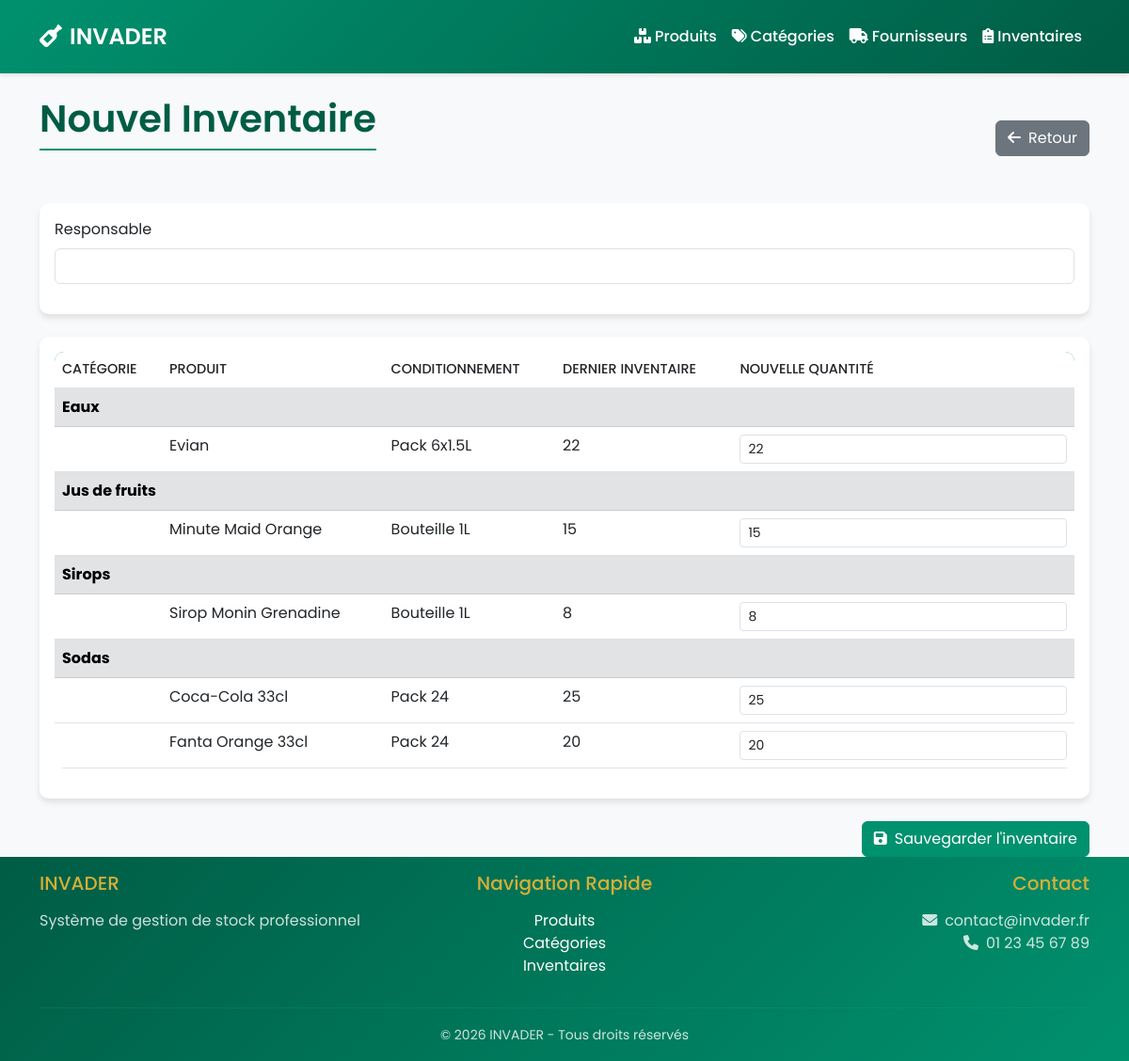
The page /modules/inventaires/creer.php on the database its author committed.
### tables this page shows
CREATE TABLE produits (
    id_produit INT AUTO_INCREMENT PRIMARY KEY,
    ref_produit VARCHAR(50) UNIQUE,
    nom_produit VARCHAR(100) NOT NULL,
    categorie_id INT DEFAULT NULL,
    conditionnement VARCHAR(50),
    seuil_critique INT DEFAULT 0,
    stock_max INT DEFAULT 0,
    quantite INT DEFAULT 0,
    id_fournisseur INT NOT NULL,
    date_expiration DATE,
    FOREIGN KEY (categorie_id) REFERENCES categories(id_categorie) ON DELETE SET NULL ON UPDATE CASCADE,
    FOREIGN KEY (id_fournisseur) REFERENCES fournisseurs(id_fournisseur) ON DELETE CASCADE ON UPDATE CASCADE
);

CREATE TABLE categories (
    id_categorie INT AUTO_INCREMENT PRIMARY KEY,
    nom_categorie VARCHAR(100) NOT NULL UNIQUE
);

### modules/inventaires/creer.php (the view)
<?php
require_once '../../config/database.php';
include_once '../../includes/header.php';
$sql = "SELECT p.*, c.nom_categorie,
        (SELECT quantite_inventaire
         FROM produits_inventaire pi
         WHERE pi.id_produit = p.id_produit
         ORDER BY pi.date_inventaire DESC
         LIMIT 1) as dernier_inventaire
        FROM produits p
        LEFT JOIN categories c ON p.categorie_id = c.id_categorie
        ORDER BY c.nom_categorie, p.nom_produit";
try {
    $produits = $pdo->query($sql)->fetchAll();
} catch(PDOException $e) {
    $produits = [];
}
?>
<div class="container mt-4">
    <div class="d-flex justify-content-between align-items-center mb-4">
        <h1 class="page-title">Nouvel Inventaire</h1>
        <a href="liste.php" class="btn btn-secondary">
            <i class="fas fa-arrow-left me-2"></i>Retour
        </a>
    </div>
    <form id="formInventaire" action="sauvegarder.php" method="POST">
        <div class="card mb-4">
            <div class="card-body">
                <div class="mb-3">
                    <label for="responsable" class="form-label">Responsable</label>
                    <input type="text" class="form-control" id="responsable" name="responsable" required>
                </div>
            </div>
        </div>
        <div class="card">
            <div class="card-body">
                <div class="table-responsive">
                    <table class="table">
                        <thead>
                            <tr>
                                <th>Catégorie</th>
                                <th>Produit</th>
                                <th>Conditionnement</th>
                                <th>Dernier inventaire</th>
                                <th>Nouvelle quantité</th>
                            </tr>
                        </thead>
                        <tbody>
                            <?php
                            $current_category = '';
                            foreach($produits as $produit):
                                if($current_category != $produit['nom_categorie']):
                                    $current_category = $produit['nom_categorie'];
                            ?>
                                <tr class="table-secondary">
                                    <td colspan="5"><strong><?php echo htmlspecialchars($current_category); ?></strong></td>
                                </tr>
                            <?php endif; ?>
                            <tr>
                                <td></td>
                                <td><?php echo htmlspecialchars($produit['nom_produit']); ?></td>
                                <td><?php echo htmlspecialchars($produit['conditionnement']); ?></td>
                                <td><?php echo $produit['dernier_inventaire'] ?? 'Aucun'; ?></td>
                                <td>
                                    <input type="number" class="form-control form-control-sm"
                                           name="quantites[<?php echo $produit['id_produit']; ?>]"
                                           value="<?php echo $produit['dernier_inventaire'] ?? '0'; ?>"
                                           min="0">
                                </td>
                            </tr>
                            <?php endforeach; ?>
                        </tbody>
                    </table>
                </div>
            </div>
        </div>
        <div class="text-end mt-4">
            <button type="submit" class="btn btn-primary">
                <i class="fas fa-save me-2"></i>Sauvegarder l'inventaire
            </button>
        </div>
    </form>
</div>
<?php include '../../includes/footer.php'; ?>

### includes/header.php (shortened to what this page needs)
<?php
$baseUrl = '/gestion_stock';
?>
<!DOCTYPE html>
<html lang="fr">
<head>
    <link href="https://cdn.jsdelivr.net/npm/bootstrap@5.3.0/dist/css/bootstrap.min.css" rel="stylesheet">
    <link rel="stylesheet" href="https://cdnjs.cloudflare.com/ajax/libs/font-awesome/6.0.0/css/all.min.css">
    <link href="<?php echo $baseUrl; ?>/assets/css/styles.css" rel="stylesheet">
</head>
<body>
    <nav class="navbar navbar-expand-lg navbar-dark">
        <div class="container">
            <a class="navbar-brand" href="<?php echo $baseUrl; ?>/index.php">
                <i class="fas fa-wine-bottle me-2"></i>INVADER
            </a>
            <div class="collapse navbar-collapse" id="navbarNav">
                <ul class="navbar-nav ms-auto">
                    <li class="nav-item">
                        <a class="nav-link" href="<?php echo $baseUrl; ?>/modules/produits/liste.php">
                            <i class="fas fa-boxes me-1"></i>Produits
                        </a>
                    </li>
                    <li class="nav-item">
                        <a class="nav-link" href="<?php echo $baseUrl; ?>/modules/categories/liste.php">
                            <i class="fas fa-tags me-1"></i>Catégories
                        </a>
                    </li>
                    <li class="nav-item">
                        <a class="nav-link" href="<?php echo $baseUrl; ?>/modules/fournisseurs/liste.php">
                            <i class="fas fa-truck me-1"></i>Fournisseurs
                        </a>
                    </li>
                    <li class="nav-item">
                        <a class="nav-link" href="<?php echo $baseUrl; ?>/modules/inventaires/liste.php">
                            <i class="fas fa-clipboard-list me-1"></i>Inventaires
                        </a>
                    </li>
                </ul>
            </div>
        </div>
    </nav>

### includes/footer.php (shortened to what this page needs)
<footer class="footer mt-auto py-3">
        <div class="container">
            <div class="row">
                <div class="col-md-4">
                    <h5>INVADER </h5>
                    <p class="text-muted">Système de gestion de stock professionnel</p>
                </div>
                <div class="col-md-4 text-center">
                    <h5>Navigation Rapide</h5>
                    <ul class="list-unstyled">
                        <li><a href="<?php echo $baseUrl; ?>/modules/produits/liste.php">Produits</a></li>
                        <li><a href="<?php echo $baseUrl; ?>/modules/categories/liste.php">Catégories</a></li>
                        <li><a href="<?php echo $baseUrl; ?>/modules/inventaires/liste.php">Inventaires</a></li>
                    </ul>
                </div>
                <div class="col-md-4 text-end">
                    <h5>Contact</h5>
                    <p class="text-muted">
                        <i class="fas fa-envelope me-2"></i>contact@invader.fr<br>
                        <i class="fas fa-phone me-2"></i>01 23 45 67 89
                    </p>
                </div>
            </div>
            <hr>
            <div class="text-center">
                <small class="text-muted">&copy; <?php echo date('Y'); ?> INVADER  - Tous droits réservés</small>
            </div>
        </div>
    </footer>
</body>
</html>

### assets/css/styles.css (style rules this page uses)
:root { --emerald: #00916e; --emerald-dark: #005c45; --emerald-light: #00b386; --gold: #d4af37; --white: #ffffff; --gray-100: #f8f9fa; --gray-200: #e9ecef; --gray-800: #343a40; --dark: #1a1a1a; }
body { background-color: var(--gray-100); font-family: 'Poppins', sans-serif; }
.navbar { background: linear-gradient(135deg, var(--emerald), var(--emerald-dark)); padding: 1rem 0; box-shadow: 0 2px 4px rgba(0,0,0,0.1); }
.navbar-brand { color: var(--white) !important; font-weight: 600; font-size: 1.5rem; }
.nav-link { color: var(--white) !important; font-weight: 500; transition: color 0.3s; }
.card { border: none; border-radius: 10px; box-shadow: 0 4px 6px rgba(0,0,0,0.1); transition: transform 0.3s; }
.btn-primary { background-color: var(--emerald); border-color: var(--emerald); }
.table { background: var(--white); border-radius: 10px; overflow: hidden; }
.table thead { background: var(--emerald); color: var(--white); }
.table th { font-weight: 500; text-transform: uppercase; font-size: 0.9rem; }
.page-title { color: var(--emerald-dark); font-weight: 600; margin-bottom: 2rem; padding-bottom: 0.5rem; border-bottom: 2px solid var(--emerald); }
.footer { background: linear-gradient(135deg, var(--emerald-dark), var(--emerald)); color: var(--white); padding: 2rem 0 1rem; margin-top: 3rem; }
.footer h5 { color: var(--gold); margin-bottom: 1rem; }
.footer a { color: var(--white); text-decoration: none; transition: color 0.3s; }
.footer hr { border-color: var(--emerald-light); opacity: 0.2; }
.footer .text-muted { color: rgba(255,255,255,0.8) !important; }
body { min-height: 100vh; display: flex; flex-direction: column; margin: 0; }
.container { flex: 1 0 auto; }
.footer { background: linear-gradient(135deg, var(--emerald-dark), var(--emerald)); color: var(--white); padding: 2rem 0 1rem; flex-shrink: 0; position: sticky; bottom: 0; width: 100%; }

### rows shown on the page
produits: categorie.nom_categorie "Eaux", nom_produit "Evian", conditionnement "Pack 6x1.5L", dernier_inventaire "22"
produits: categorie.nom_categorie "Jus de fruits", nom_produit "Minute Maid Orange", conditionnement "Bouteille 1L", dernier_inventaire "15"
produits: categorie.nom_categorie "Sirops", nom_produit "Sirop Monin Grenadine", conditionnement "Bouteille 1L", dernier_inventaire "8"
produits: categorie.nom_categorie "Sodas", nom_produit "Coca-Cola 33cl", conditionnement "Pack 24", dernier_inventaire "25"
produits: nom_produit "Fanta Orange 33cl", conditionnement "Pack 24", dernier_inventaire "20"
